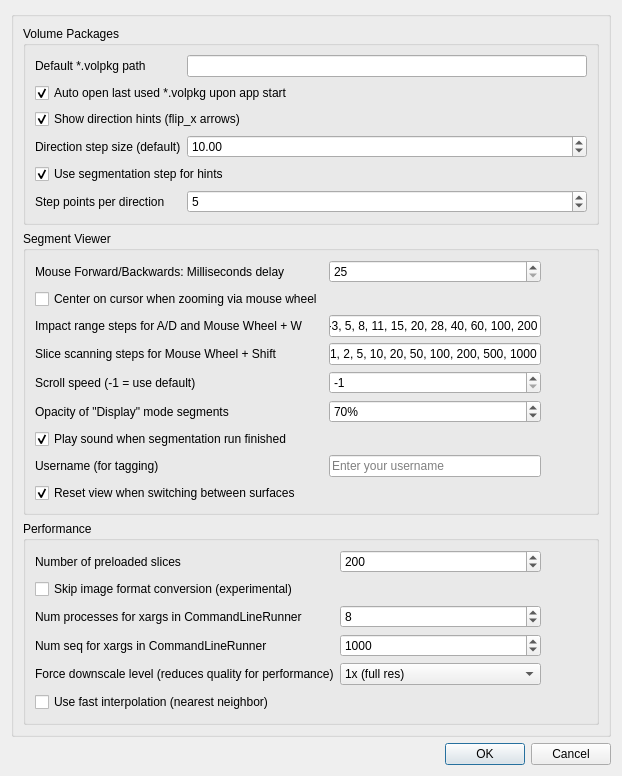
<?xml version="1.0" encoding="UTF-8"?>
<ui version="4.0">
 <class>VCSettingsDlg</class>
 <widget class="QDialog" name="VCSettingsDlg">
  <property name="geometry">
   <rect>
    <x>0</x>
    <y>0</y>
    <width>622</width>
    <height>580</height>
   </rect>
  </property>
  <property name="windowTitle">
   <string>Settings</string>
  </property>
  <layout class="QGridLayout" name="gridLayout_3">
   <item row="0" column="0">
    <widget class="QGroupBox" name="groupBox">
     <property name="title">
      <string/>
     </property>
     <layout class="QFormLayout" name="formLayout">
      <item row="0" column="0" colspan="2">
       <widget class="QGroupBox" name="groupBox_2">
        <property name="title">
         <string>Volume Packages</string>
        </property>
        <layout class="QGridLayout" name="gridLayout">
         <item row="0" column="0">
          <widget class="QLabel" name="label">
           <property name="text">
            <string>Default *.volpkg path</string>
           </property>
         </widget>
        </item>
        <item row="9" column="0" colspan="2">
         <widget class="QCheckBox" name="chkShowDirectionHints">
          <property name="text">
           <string>Show direction hints (flip_x arrows)</string>
          </property>
          <property name="checked">
           <bool>true</bool>
          </property>
         </widget>
        </item>
        <item row="10" column="0">
         <widget class="QLabel" name="labelDirectionStep">
          <property name="text">
           <string>Direction step size (default)</string>
          </property>
         </widget>
        </item>
        <item row="10" column="1">
         <widget class="QDoubleSpinBox" name="spinDirectionStep">
          <property name="decimals">
           <number>2</number>
          </property>
          <property name="minimum">
           <double>0.010000000000000</double>
          </property>
          <property name="maximum">
           <double>10000.000000000000000</double>
          </property>
          <property name="singleStep">
           <double>1.000000000000000</double>
          </property>
          <property name="value">
           <double>10.000000000000000</double>
          </property>
         </widget>
        </item>
        <item row="11" column="0" colspan="2">
         <widget class="QCheckBox" name="chkUseSegStepForHints">
          <property name="text">
           <string>Use segmentation step for hints</string>
          </property>
          <property name="checked">
           <bool>true</bool>
          </property>
         </widget>
        </item>
        <item row="12" column="0">
         <widget class="QLabel" name="labelDirectionStepPoints">
          <property name="text">
           <string>Step points per direction</string>
          </property>
         </widget>
        </item>
        <item row="12" column="1">
         <widget class="QSpinBox" name="spinDirectionStepPoints">
          <property name="minimum">
           <number>0</number>
          </property>
          <property name="maximum">
           <number>100</number>
          </property>
          <property name="value">
           <number>5</number>
          </property>
         </widget>
        </item>
         <item row="0" column="1">
          <widget class="QLineEdit" name="edtDefaultPathVolpkg"/>
         </item>
         <item row="1" column="0" colspan="2">
          <widget class="QCheckBox" name="chkAutoOpenVolpkg">
           <property name="text">
            <string>Auto open last used *.volpkg upon app start</string>
           </property>
           <property name="checked">
            <bool>true</bool>
           </property>
          </widget>
         </item>
        </layout>
       </widget>
      </item>
      <item row="1" column="0" colspan="2">
       <widget class="QGroupBox" name="groupBox_3">
        <property name="title">
         <string>Segment Viewer</string>
        </property>
        <layout class="QGridLayout" name="gridLayout_2">
         <item row="4" column="0">
          <widget class="QLabel" name="label_6">
           <property name="text">
            <string>Scroll speed (-1 = use default)</string>
           </property>
          </widget>
         </item>
         <item row="3" column="1">
          <widget class="QLineEdit" name="edtScanRange">
           <property name="text">
            <string>1, 2, 5, 10, 20, 50, 100, 200, 500, 1000</string>
           </property>
          </widget>
         </item>
         <item row="2" column="1">
          <widget class="QLineEdit" name="edtImpactRange">
           <property name="text">
            <string>1-3, 5, 8, 11, 15, 20, 28, 40, 60, 100, 200</string>
           </property>
          </widget>
         </item>
         <item row="2" column="0">
          <widget class="QLabel" name="label_3">
           <property name="text">
            <string>Impact range steps for A/D and Mouse Wheel + W</string>
           </property>
          </widget>
         </item>
         <item row="4" column="1">
          <widget class="QSpinBox" name="spinScrollSpeed">
           <property name="minimum">
            <number>-1</number>
           </property>
           <property name="value">
            <number>-1</number>
           </property>
          </widget>
         </item>
         <item row="5" column="0">
          <widget class="QLabel" name="label_7">
           <property name="text">
            <string>Opacity of &quot;Display&quot; mode segments</string>
           </property>
          </widget>
         </item>
         <item row="5" column="1">
          <widget class="QSpinBox" name="spinDisplayOpacity">
           <property name="suffix">
            <string>%</string>
           </property>
           <property name="minimum">
            <number>0</number>
           </property>
           <property name="maximum">
            <number>100</number>
           </property>
           <property name="value">
            <number>70</number>
           </property>
          </widget>
         </item>
         <item row="1" column="0">
          <widget class="QCheckBox" name="chkCenterOnZoom">
           <property name="text">
            <string>Center on cursor when zooming via mouse wheel</string>
           </property>
          </widget>
         </item>
         <item row="6" column="0">
          <widget class="QCheckBox" name="chkPlaySoundAfterSegRun">
           <property name="text">
            <string>Play sound when segmentation run finished</string>
           </property>
           <property name="checked">
            <bool>true</bool>
           </property>
          </widget>
         </item>
         <item row="7" column="0">
          <widget class="QLabel" name="label_8">
           <property name="text">
            <string>Username (for tagging)</string>
           </property>
          </widget>
         </item>
         <item row="7" column="1">
          <widget class="QLineEdit" name="edtUsername">
           <property name="placeholderText">
            <string>Enter your username</string>
           </property>
          </widget>
         </item>
         <item row="0" column="1">
          <widget class="QSpinBox" name="spinFwdBackStepMs">
           <property name="minimum">
            <number>25</number>
           </property>
           <property name="maximum">
            <number>1000</number>
           </property>
           <property name="value">
            <number>25</number>
           </property>
          </widget>
         </item>
         <item row="3" column="0">
          <widget class="QLabel" name="label_5">
           <property name="text">
            <string>Slice scanning steps for Mouse Wheel + Shift</string>
           </property>
          </widget>
         </item>
         <item row="0" column="0">
          <widget class="QLabel" name="label_2">
           <property name="text">
            <string>Mouse Forward/Backwards: Milliseconds delay</string>
           </property>
          </widget>
         </item>
         <item row="4" column="2">
          <widget class="QPushButton" name="btnHelpScrollSpeed">
           <property name="enabled">
            <bool>true</bool>
           </property>
           <property name="sizePolicy">
            <sizepolicy hsizetype="Minimum" vsizetype="Minimum">
             <horstretch>0</horstretch>
             <verstretch>0</verstretch>
            </sizepolicy>
           </property>
           <property name="toolTip">
            <string>&lt;html&gt;&lt;head/&gt;&lt;body&gt;&lt;p&gt;-1 and 0 = default speed &lt;/p&gt;&lt;p&gt;1 = very slow/fine scrolling&lt;/p&gt;&lt;p&gt;higher values = faster scrolling&lt;/p&gt;&lt;/body&gt;&lt;/html&gt;</string>
           </property>
           <property name="text">
            <string/>
           </property>
           <property name="icon">
            <iconset theme="help-contents"/>
           </property>
           <property name="flat">
            <bool>true</bool>
           </property>
          </widget>
         </item>
         <item row="5" column="2">
          <widget class="QPushButton" name="btnHelpDisplayOpacity">
           <property name="enabled">
            <bool>true</bool>
           </property>
           <property name="sizePolicy">
            <sizepolicy hsizetype="Minimum" vsizetype="Minimum">
             <horstretch>0</horstretch>
             <verstretch>0</verstretch>
            </sizepolicy>
           </property>
           <property name="toolTip">
            <string>&lt;html&gt;&lt;head/&gt;&lt;body&gt;&lt;p&gt;Applies to non highlighted segments in display mode&lt;/p&gt;&lt;p&gt;0% = completely transparent = invisible&lt;/p&gt;&lt;p&gt;100% = completely opaque&lt;/p&gt;&lt;/body&gt;&lt;/html&gt;</string>
           </property>
           <property name="text">
            <string/>
           </property>
           <property name="icon">
            <iconset theme="help-contents"/>
           </property>
           <property name="flat">
            <bool>true</bool>
           </property>
          </widget>
         </item>
         <item row="8" column="0" colspan="2">
          <widget class="QCheckBox" name="chkResetViewOnSurfaceChange">
           <property name="text">
            <string>Reset view when switching between surfaces</string>
           </property>
           <property name="checked">
            <bool>true</bool>
           </property>
           <property name="toolTip">
            <string>When enabled, the view will automatically fit and center on each surface when switching between segments</string>
           </property>
          </widget>
         </item>
        </layout>
       </widget>
      </item>
      <item row="2" column="0" colspan="2">
       <widget class="QGroupBox" name="groupBox_4">
        <property name="title">
         <string>Performance</string>
        </property>
        <layout class="QGridLayout" name="gridLayout_4" columnstretch="1,1,0">
         <item row="0" column="1">
          <widget class="QSpinBox" name="spinPreloadedSlices">
           <property name="minimum">
            <number>1</number>
           </property>
           <property name="maximum">
            <number>9999</number>
           </property>
           <property name="value">
            <number>200</number>
           </property>
          </widget>
         </item>
         <item row="0" column="0">
          <widget class="QLabel" name="label_4">
           <property name="text">
            <string>Number of preloaded slices</string>
           </property>
          </widget>
         </item>
         <item row="0" column="2">
          <widget class="QPushButton" name="btnHelpPreloadedSlices">
           <property name="enabled">
            <bool>true</bool>
           </property>
           <property name="sizePolicy">
            <sizepolicy hsizetype="Minimum" vsizetype="Minimum">
             <horstretch>0</horstretch>
             <verstretch>0</verstretch>
            </sizepolicy>
           </property>
           <property name="toolTip">
            <string>&lt;html&gt;&lt;head/&gt;&lt;body&gt;&lt;p&gt;Number of slices that will be preloaded into RAM once you enter the Segmentation Tool. &lt;/p&gt;&lt;p&gt;They are centered around the slice the Segmentation Tool was started on (half above, half below).&lt;/p&gt;&lt;/body&gt;&lt;/html&gt;</string>
           </property>
           <property name="text">
            <string/>
           </property>
           <property name="icon">
            <iconset theme="help-contents"/>
           </property>
           <property name="flat">
            <bool>true</bool>
           </property>
          </widget>
         </item>
         <item row="1" column="0">
          <widget class="QCheckBox" name="chkSkipImageFormatConvExp">
           <property name="text">
            <string>Skip image format conversion (experimental)</string>
           </property>
          </widget>
         </item>
         <item row="2" column="0">
          <widget class="QLabel" name="labelParallelProcesses">
           <property name="text">
            <string>Num processes for xargs in CommandLineRunner</string>
           </property>
          </widget>
         </item>
         <item row="2" column="1">
          <widget class="QSpinBox" name="spinParallelProcesses">
           <property name="minimum">
            <number>1</number>
           </property>
           <property name="maximum">
            <number>128</number>
           </property>
           <property name="value">
            <number>8</number>
           </property>
          </widget>
         </item>
         <item row="3" column="0">
          <widget class="QLabel" name="labelIterationCount">
           <property name="text">
            <string>Num seq for xargs in CommandLineRunner</string>
           </property>
          </widget>
         </item>
         <item row="3" column="1">
          <widget class="QSpinBox" name="spinIterationCount">
           <property name="minimum">
            <number>1</number>
           </property>
           <property name="maximum">
            <number>50000000</number>
           </property>
           <property name="value">
            <number>1000</number>
           </property>
          </widget>
         </item>
         <item row="4" column="0">
           <widget class="QLabel" name="labelDownscaleOverride">
             <property name="text">
               <string>Force downscale level (reduces quality for performance)</string>
             </property>
           </widget>
         </item>
         <item row="4" column="1">
           <widget class="QComboBox" name="cmbDownscaleOverride">
             <item>
               <property name="text">
                 <string>1x (full res)</string>
               </property>
             </item>
             <item>
               <property name="text">
                 <string>2x</string>
               </property>
             </item>
             <item>
               <property name="text">
                 <string>4x</string>
               </property>
             </item>
             <item>
               <property name="text">
                 <string>8x</string>
               </property>
             </item>
             <item>
               <property name="text">
                 <string>16x</string>
               </property>
             </item>
             <item>
               <property name="text">
                 <string>32x</string>
               </property>
             </item>
           </widget>
         </item>
         <item row="4" column="2">
           <widget class="QPushButton" name="btnHelpDownscaleOverride">
             <property name="enabled">
               <bool>true</bool>
             </property>
             <property name="sizePolicy">
               <sizepolicy hsizetype="Minimum" vsizetype="Minimum">
                 <horstretch>0</horstretch>
                 <verstretch>0</verstretch>
               </sizepolicy>
             </property>
             <property name="toolTip">
               <string>&lt;html&gt;&lt;head/&gt;&lt;body&gt;&lt;p&gt;Forces the viewer to use a more downscaled version of the zarr volume.&lt;/p&gt;&lt;p&gt;This reduces image quality but improves performance and reduces file I/O.&lt;/p&gt;&lt;p&gt;1x (full res) = Use appropriate scale for zoom level&lt;br/&gt;2x = Use 2x more downscaled data&lt;br/&gt;4x = Use 4x more downscaled data&lt;br/&gt;etc.&lt;/p&gt;&lt;/body&gt;&lt;/html&gt;</string>
             </property>
             <property name="text">
               <string/>
             </property>
             <property name="icon">
               <iconset theme="help-contents"/>
             </property>
             <property name="flat">
               <bool>true</bool>
             </property>
           </widget>
         </item>
         <item row="5" column="0">
          <widget class="QCheckBox" name="chkFastInterpolation">
           <property name="text">
            <string>Use fast interpolation (nearest neighbor)</string>
           </property>
          </widget>
         </item>
         <item row="5" column="2">
          <widget class="QPushButton" name="btnHelpFastInterpolation">
           <property name="enabled">
            <bool>true</bool>
           </property>
           <property name="sizePolicy">
            <sizepolicy hsizetype="Minimum" vsizetype="Minimum">
             <horstretch>0</horstretch>
             <verstretch>0</verstretch>
            </sizepolicy>
           </property>
           <property name="toolTip">
            <string>&lt;html&gt;&lt;head/&gt;&lt;body&gt;&lt;p&gt;Uses nearest neighbor interpolation instead of linear interpolation.&lt;/p&gt;&lt;p&gt;This improves rendering performance but reduces image quality.&lt;/p&gt;&lt;p&gt;Useful for slower systems or when working with very large volumes.&lt;/p&gt;&lt;/body&gt;&lt;/html&gt;</string>
           </property>
           <property name="text">
            <string/>
           </property>
           <property name="icon">
            <iconset theme="help-contents"/>
           </property>
           <property name="flat">
            <bool>true</bool>
           </property>
          </widget>
         </item>
        </layout>
       </widget>
      </item>
      <!-- Rendering group removed: parameters are set in the Render dialog -->
     </layout>
    </widget>
   </item>
   <item row="1" column="0">
    <widget class="QDialogButtonBox" name="buttonBox">
     <property name="orientation">
      <enum>Qt::Horizontal</enum>
     </property>
     <property name="standardButtons">
      <set>QDialogButtonBox::Cancel|QDialogButtonBox::Ok</set>
     </property>
    </widget>
   </item>
  </layout>
 </widget>
 <resources/>
 <connections>
  <connection>
   <sender>buttonBox</sender>
   <signal>accepted()</signal>
   <receiver>VCSettingsDlg</receiver>
   <slot>accept()</slot>
   <hints>
    <hint type="sourcelabel">
     <x>248</x>
     <y>254</y>
    </hint>
    <hint type="destinationlabel">
     <x>157</x>
     <y>274</y>
    </hint>
   </hints>
  </connection>
  <connection>
   <sender>buttonBox</sender>
   <signal>rejected()</signal>
   <receiver>VCSettingsDlg</receiver>
   <slot>reject()</slot>
   <hints>
    <hint type="sourcelabel">
     <x>316</x>
     <y>260</y>
    </hint>
    <hint type="destinationlabel">
     <x>286</x>
     <y>274</y>
    </hint>
   </hints>
  </connection>
 </connections>
</ui>
